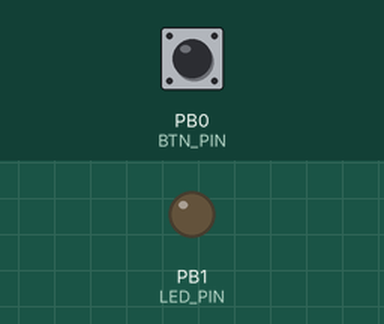
Recording of a sketch running on a simulated ATtiny85, built with avr-gcc and run on an emulated ATtiny85. Shown: output pins drawn as LEDs (lit = HIGH). The test bench sets the inputs (shaded band); at power-on: PB0 (BTN_PIN) HIGH.

Above: at 1.2 s.
1.3 s: PB0 (BTN_PIN) pulled LOW for 0.15 s
At 1.37 s:
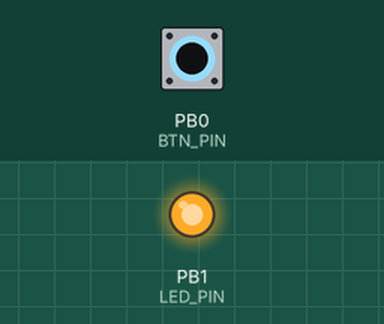
2.9 s: PB0 (BTN_PIN) pulled LOW for 3.2 s
At 6.4 s:
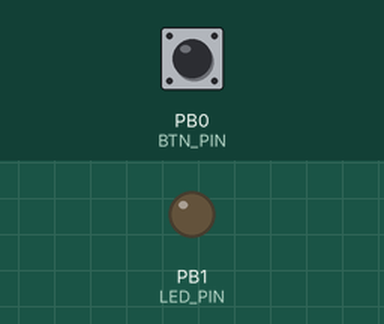
Timing chart, 0 to 7.9 s (numbered marks = the images above; inputs shaded):
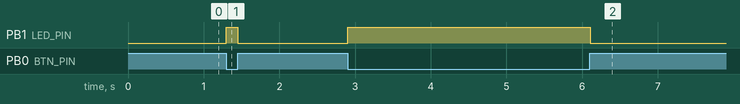

Measured:
- after the input at 1.3 s, PB1 (LED_PIN): LOW → HIGH at once, → LOW 0.15 s later
- after the input at 2.9 s, PB1 (LED_PIN): LOW → HIGH at once, → LOW 3.2 s later

The sketch:

digispark-attiny-tests.ino
```cpp
const int LED_PIN = 1;
const int BTN_PIN = 0;

void setup() {
  pinMode(LED_PIN, OUTPUT);
  pinMode(BTN_PIN, INPUT);
}

void loop() {
  //digitalWrite(LED_PIN, HIGH);
  //delay(50);
  //digitalWrite(LED_PIN, LOW);
  //delay(950);
  int value = digitalRead(BTN_PIN);

  digitalWrite(LED_PIN, value == LOW ? HIGH : LOW);
  delay(50);
}
```
